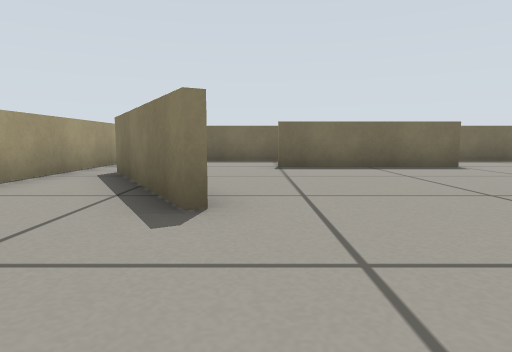
[1] (above)

15 first-person views from a walk through a world built for the Gazebo simulator. The camera is 0.29 m above the floor, tilts 6° down and sees 75° across. The floor is counted in squares, 0.5 m on a side. Each view is taken from the middle of a square. On the plan, view 1 faces up. The plan holds only what a view shows up to about 9 squares ahead; the rest is blank. The robots in the file are not drawn.

[2]
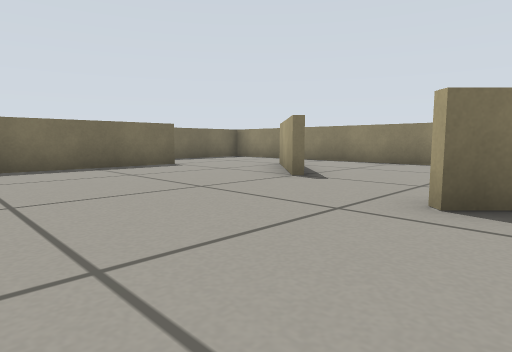

[3]
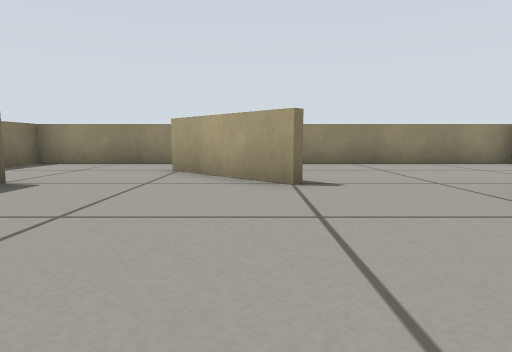

[4]
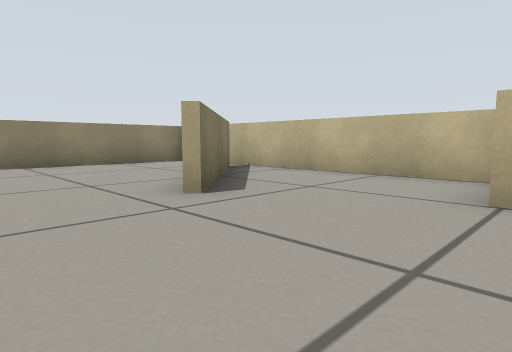

[5]
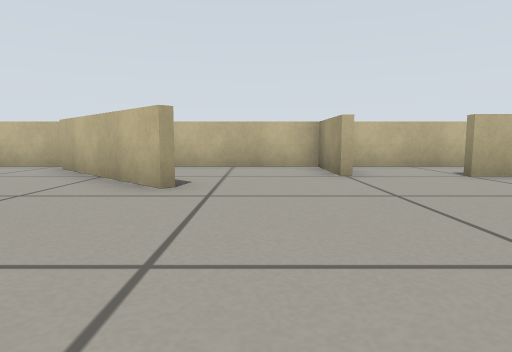

[6]
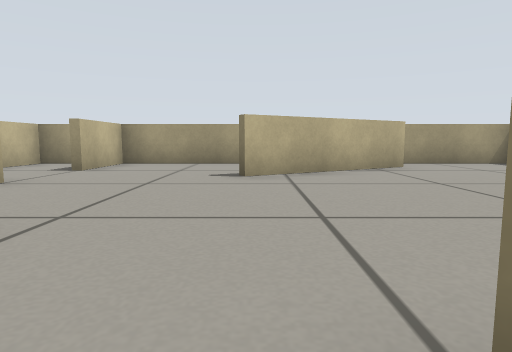

[7]
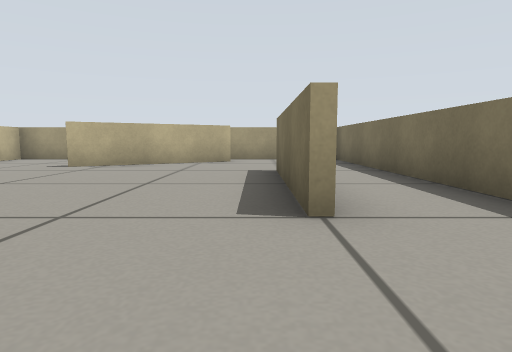

[8]
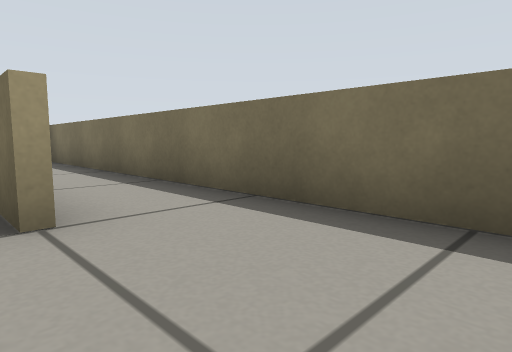

[9]
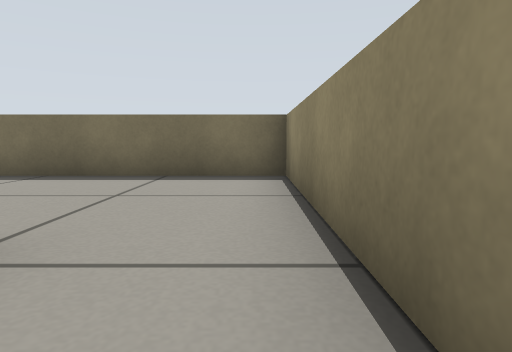

[10]
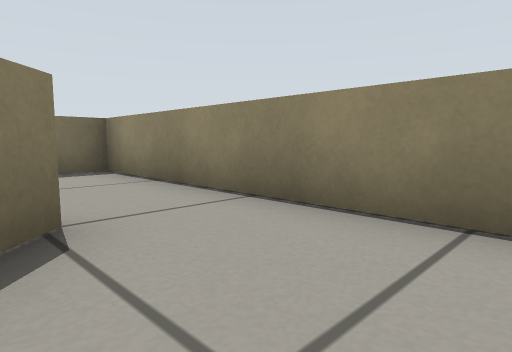

[11]
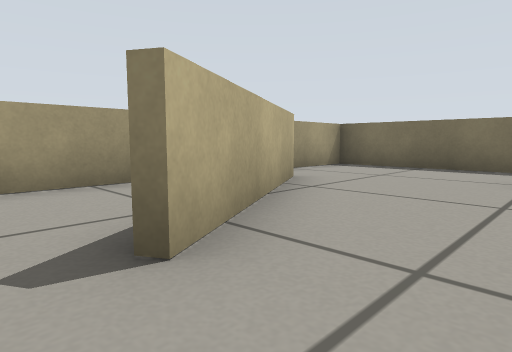

[12]
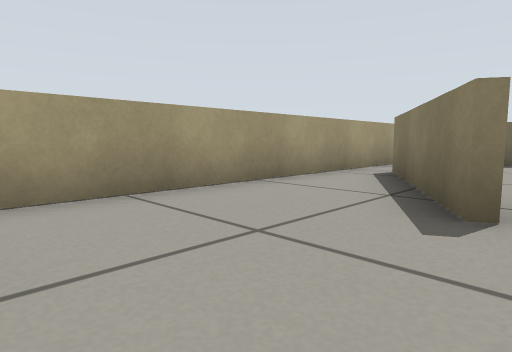

[13]
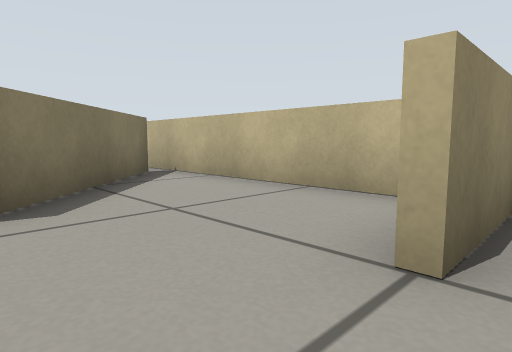

[14]
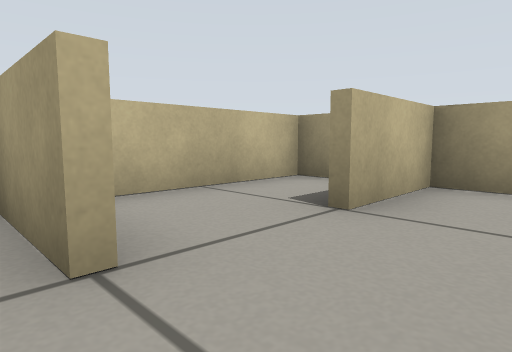

[15]
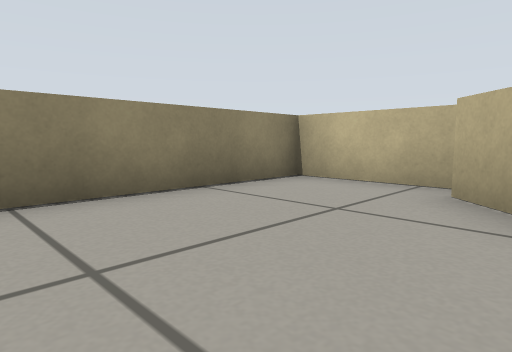

### Floor plan
Points are (right, up) in squares from view 1. A wall is a line through its corners. A room is listed if a view was taken in it or the views show most of it. See-through windows are left out.
Room 1 (views 1, 2, 3, 4, 5, 6, 7, 8, 9, 10, 11, 12, 13, 14, 15)
walls: (4.3, 3.4) (6.5, 5.6); (3.1, 1.1) (6, -1.9); (4.6, 7.4) (0.5, 7.4); (-0.6, 2.7) (-2.6, 6.2); (6.6, 5.5) (6.2, 5.1); (0.6, -0.4) (0.6, -2.5) (8.5, -2.5) (8.5, 9.5) (-3.5, 9.5) (-3.5, -0.5) (-1.5, -0.5); (-2.4, 6.3) (-0.4, 2.8); (5.8, -2) (2.9, 0.9)
ways out: opening at (-1, -1) to room 2
Room 2 (no view inside)
walls: (-3.5, -1.6) (-3.5, -2.5) (-0.1, -2.5); (0.4, -2.2) (0.4, -0.5)
ways out: opening at (-1, -1) to room 1

Positions as (right, up) in squares from view 1, and headings:
1: (0, 0), facing up
2: (0, 0), facing up-right
3: (0, 4), facing right
4: (0, 3), facing down-right
5: (2, 5), facing down
6: (5, 3), facing left
7: (7, 7), facing left
8: (7, 7), facing up-left
9: (8, 4), facing up
10: (6, 3), facing up-right
11: (1, 2), facing up-left
12: (0, 0), facing up-left
13: (0, 1), facing down-right
14: (1, 1), facing down-left
15: (5, 2), facing down-right
